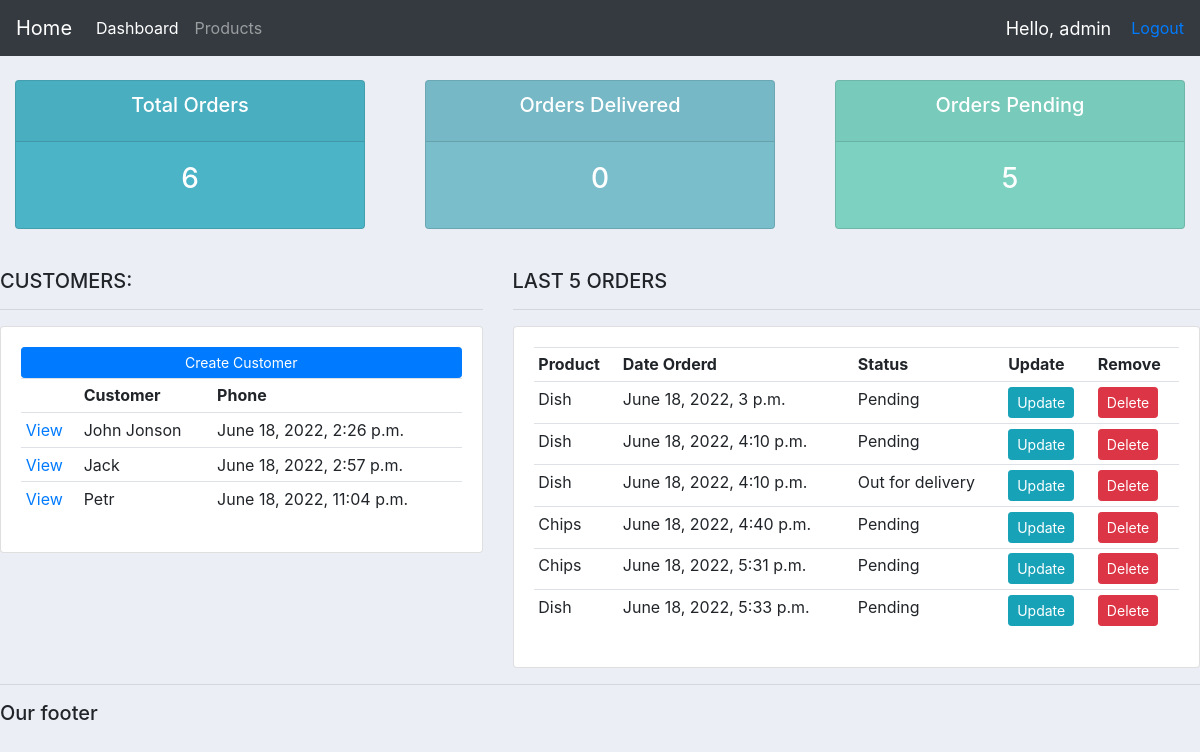
Page / (signed in) on the earlier database version.
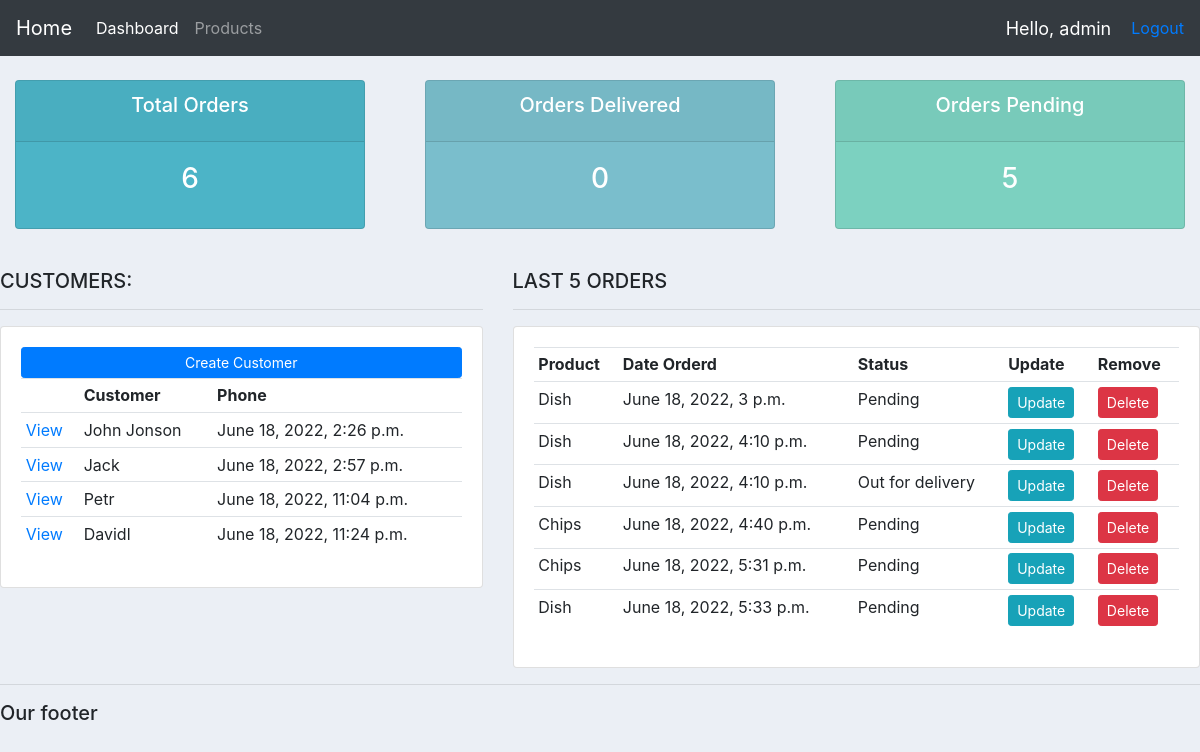
Same page on the later database version.
### accounts/models.py (models this page shows, shortened)
class Customer(models.Model):
    user = models.OneToOneField(User, null=True, blank=True, on_delete=models.CASCADE)
    name = models.CharField(max_length=200, null=True)
    phone = models.CharField(max_length=200, null=True)
    email = models.EmailField(max_length=200, null=True)
    profile_pic = models.ImageField(default='1.png', null=True, blank=True)
    date_created = models.DateTimeField(auto_now_add=True, null=True)

class Order(models.Model):
    STATUS = (
        ('Pending', 'Pending'),
        ('Out for delivery', 'Out for delivery'),
        ('Delivered', 'Delivered')
    )
    customer = models.ForeignKey(Customer, null=True, on_delete=models.SET_NULL)
    product = models.ForeignKey(Product, null=True, on_delete=models.SET_NULL)
    date_created = models.DateTimeField(auto_now_add=True, null=True)
    status = models.CharField(max_length=200, null=True, choices=STATUS)

class Product(models.Model):
    CATEGORY = (
        ('Indoor', 'Indoor'),
        ('Out Door', 'Out Door')
    )
    name = models.CharField(max_length=200, null=True)
    price = models.FloatField(null=True)
    category = models.CharField(max_length=200, null=True, choices=CATEGORY)
    description = models.CharField(max_length=200, null=True)
    date_created = models.DateTimeField(auto_now_add=True, null=True)
    tags = models.ManyToManyField(Tag)
    def __str__(self):
        return self.name

### accounts/decorators.py (the view)
    def wrapper_function(request, *args, **kwargs):
        group = None
        if request.user.groups.exists():
            group = request.user.groups.all()[0].name
        if group == 'customer':
            return redirect('user-page')
        if group == 'admin':
            return view_func(request, *args, **kwargs)

### accounts/views.py (called while the page is built)
@login_required(login_url='login')
@admin_only
def home(request):
    orders = Order.objects.all()
    customers = Customer.objects.all()
    total_customers = customers.count()
    total_orders = orders.count()
    delivered = orders.filter(status='Delivered').count()
    pending = orders.filter(status='Pending').count()
    context = {
        'order': orders,
        'customers': customers,
        'total_customers': total_customers,
        'total_orders': total_orders,
        'delivered': delivered,
        'pending': pending
    }
    return render(request, 'accounts/dashboard.html', context)

### templates/accounts/dashboard.html
{% extends 'accounts/main.html' %}
{% block content %}
    {% include 'accounts/status.html' %}
    <br>
<div class="row">
	<div class="col-md-5">
		<h5>CUSTOMERS:</h5>
		<hr>
		<div class="card card-body">
			<a class="btn btn-primary  btn-sm btn-block" href="">Create Customer</a>
			<table class="table table-sm">
				<tr>
                    <th></th>
					<th>Customer</th>
					<th>Phone</th>
                    {% for customer in customers %}
                    <tr>
                        <td><a href="{% url 'customer' customer.id %}">View</a></td>
                        <td>{{ customer.name }}</td>
                        <td>{{ customer.date_created }}</td>
                    </tr>
                    {% endfor %}
				</tr>
			</table>
		</div>
	</div>
	<div class="col-md-7">
		<h5>LAST 5 ORDERS</h5>
		<hr>
		<div class="card card-body">
			<table class="table table-sm">
				<tr>
					<th>Product</th>
					<th>Date Orderd</th>
					<th>Status</th>
					<th>Update</th>
					<th>Remove</th>
				</tr>
                {% for order in order %}
                    <tr>
                        <td>{{ order.product }}</td>
                        <td>{{ order.date_created }}</td>
                        <td>{{ order.status }}</td>
                        <td><a class="btn btn-sm btn-info" href="{% url 'update_order' order.id %}">Update</a></td>
                        <td><a class="btn btn-sm btn-danger" href="{% url 'delete_order' order.id %}">Delete</a></td>
                    </tr>
                {% endfor %}
			</table>
		</div>
	</div>
</div>
{% endblock %}

Differences in the rows shown:
added Customer: name "Davidl", date_created "June 18, 2022, 11:24 p.m."
